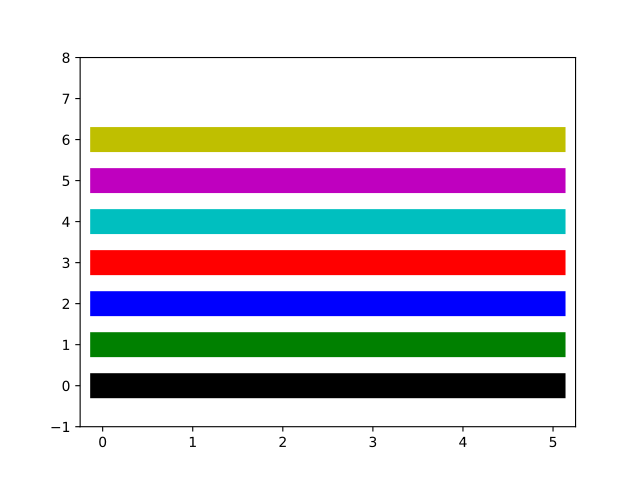

Write Python code to recreate this figure.
import numpy as np
from matplotlib import pyplot as plt

plt.rcParams["pdf.fonttype"] = 42

colors = np.array(["k", "g", "b", "r", "c", "m", "y", "w"])
x = np.linspace(0, 5, 1000)
y = np.ones(1000)

for i in range(len(colors)):
    plt.plot(x, i*y, colors[i], linewidth=18)

plt.ylim([-1, 8])
plt.savefig(
    "colors.pdf",
    format="pdf",
    metadata={"CreationDate": None, "ModDate": None},
)
plt.close()
